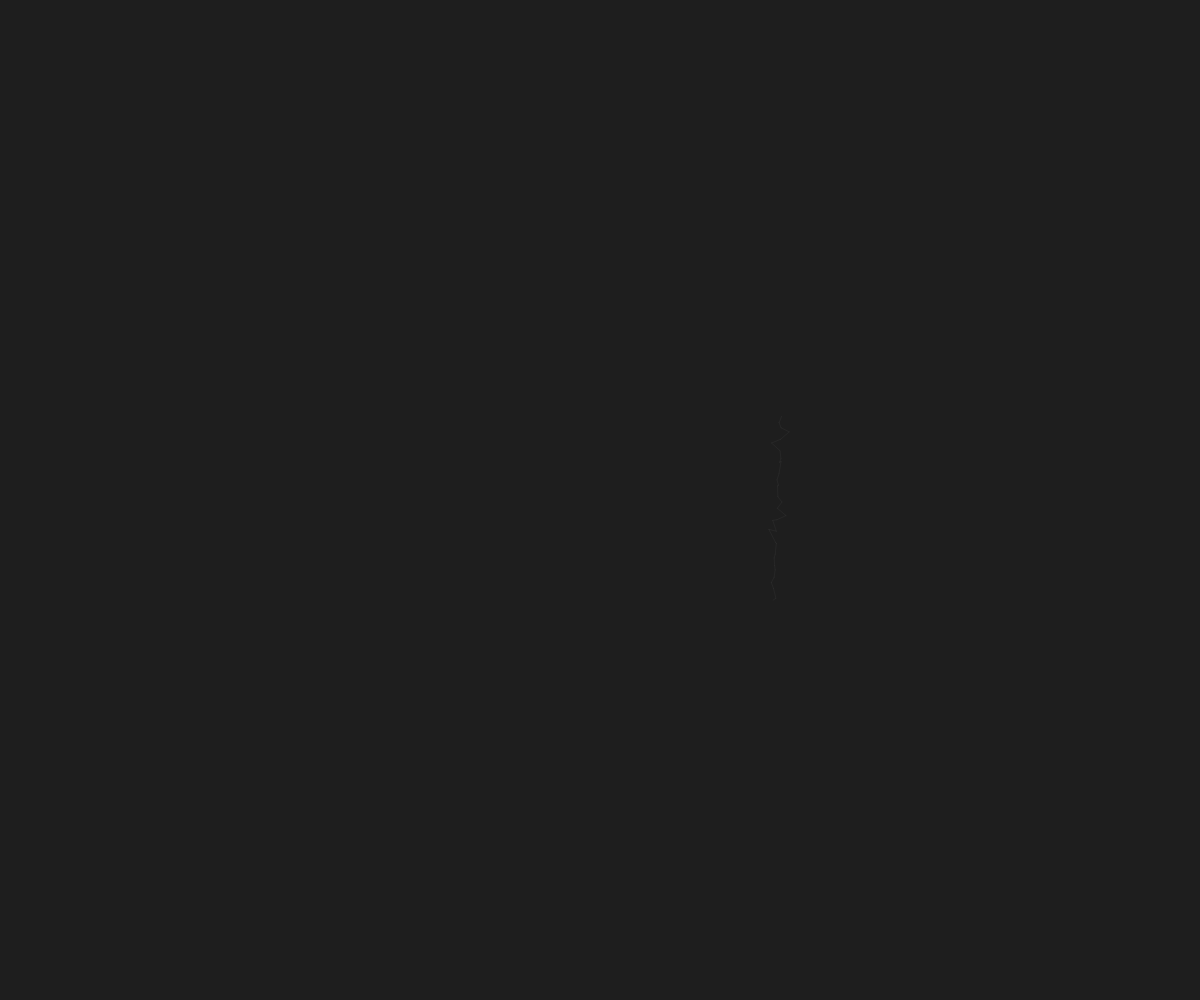
Frame 1 (no input)
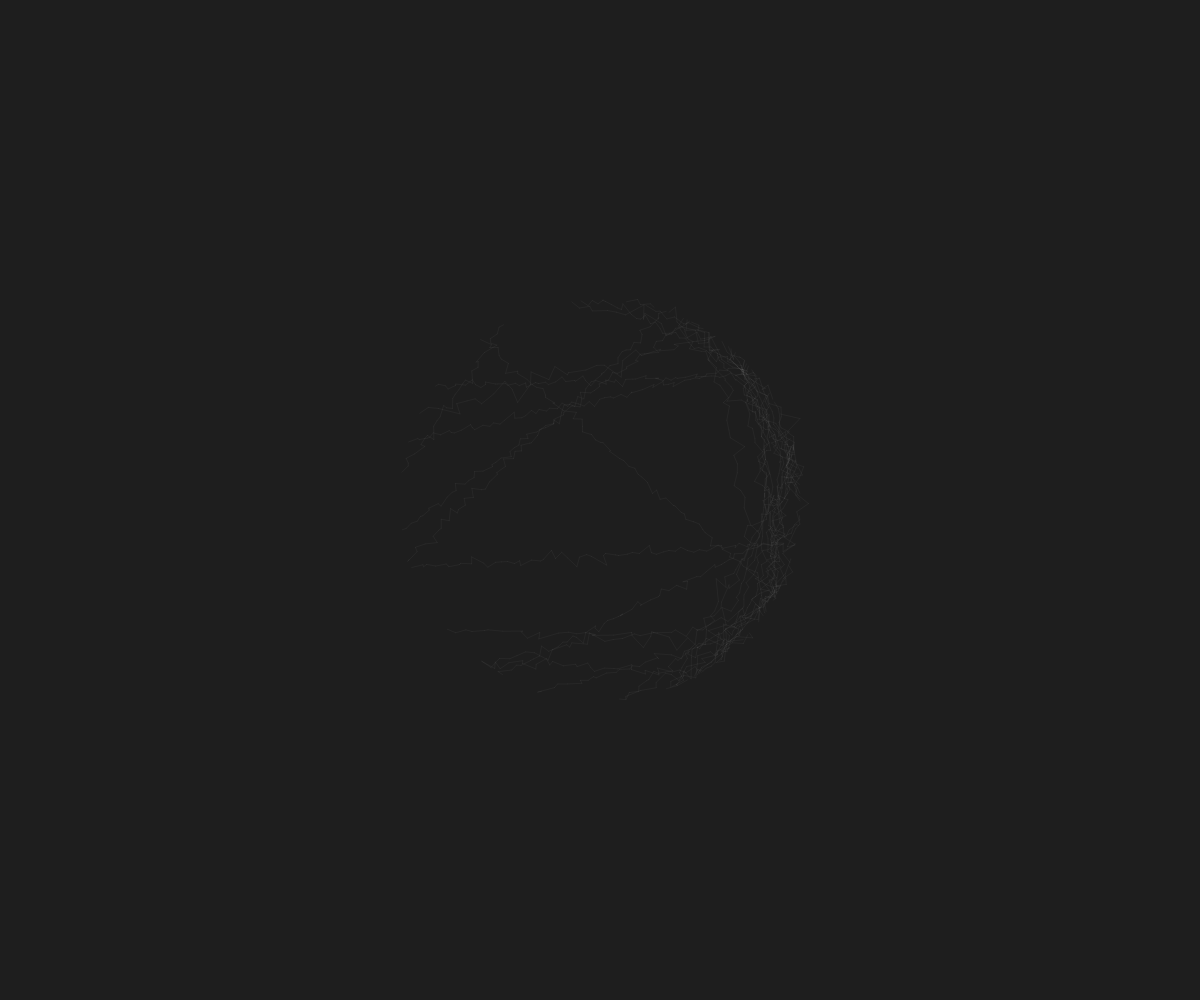
Frame 60 (no input)
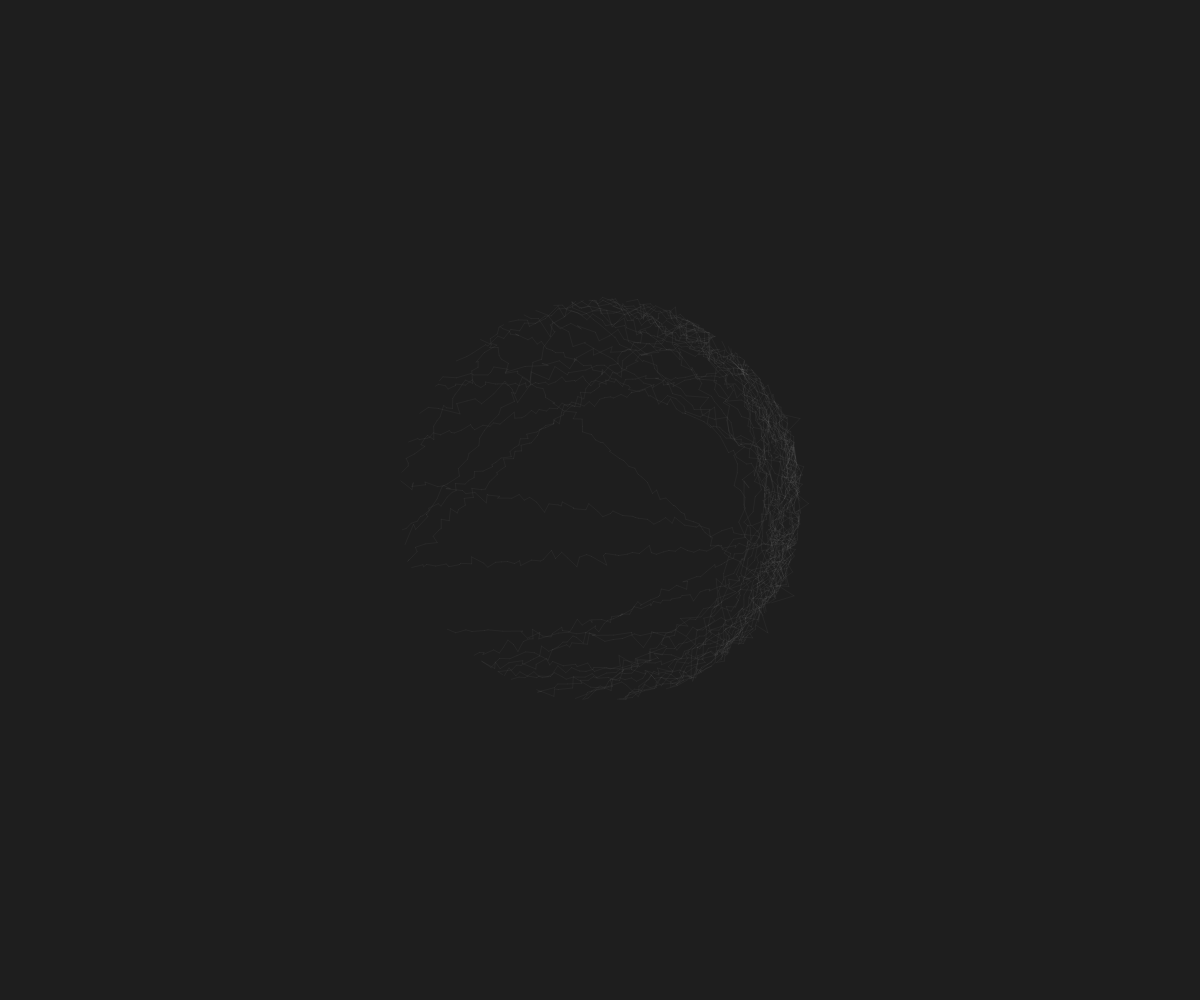
Frame 120 (the mouse pressed at the canvas centre since frame 60)

The p5.js sketch that drew these frames (run headless with seeded random() and noise() and a simulated clock; from frame 60 on, the mouse is pressed at the canvas centre):

// p5.js sketch
// ── sketch.js
function setup() {
  createCanvas(windowWidth, windowHeight);
  background(30);
  // noLoop();
}

function draw() {
  stroke(255,10);
  noFill();

  translate(width/2, height/2);

  // for(i = 0; i< 5000; i++){

  let r = width/6;
  let a = randomGaussian(0,PI/4);
  let b = a + randomGaussian(0,PI/3);

  // generate two end points
  let va = createVector(r * cos(a), r * sin(a));
  let vb = createVector(r * cos(b), r * sin(b));
  generatePath(va,vb);

  // }
}

function generatePath(va,vb){
  let mid = p5.Vector.add(va, vb).mult(0.5);

  // calculate offset based on distance between two points
  let distance =  va.dist(vb);
  // standard deviation
  let sd = distance/3;

  // randomGaussian(mean, standardDeviation)
  let v = createVector(randomGaussian(mid.x,sd),randomGaussian(mid.y,sd));

  if(distance > 20){
    generatePath(va, mid);
    generatePath(mid, vb);
  } else {
    line(va.x, va.y, v.x, v.y);
    line(v.x, v.y, vb.x, vb.y);
  }
}
